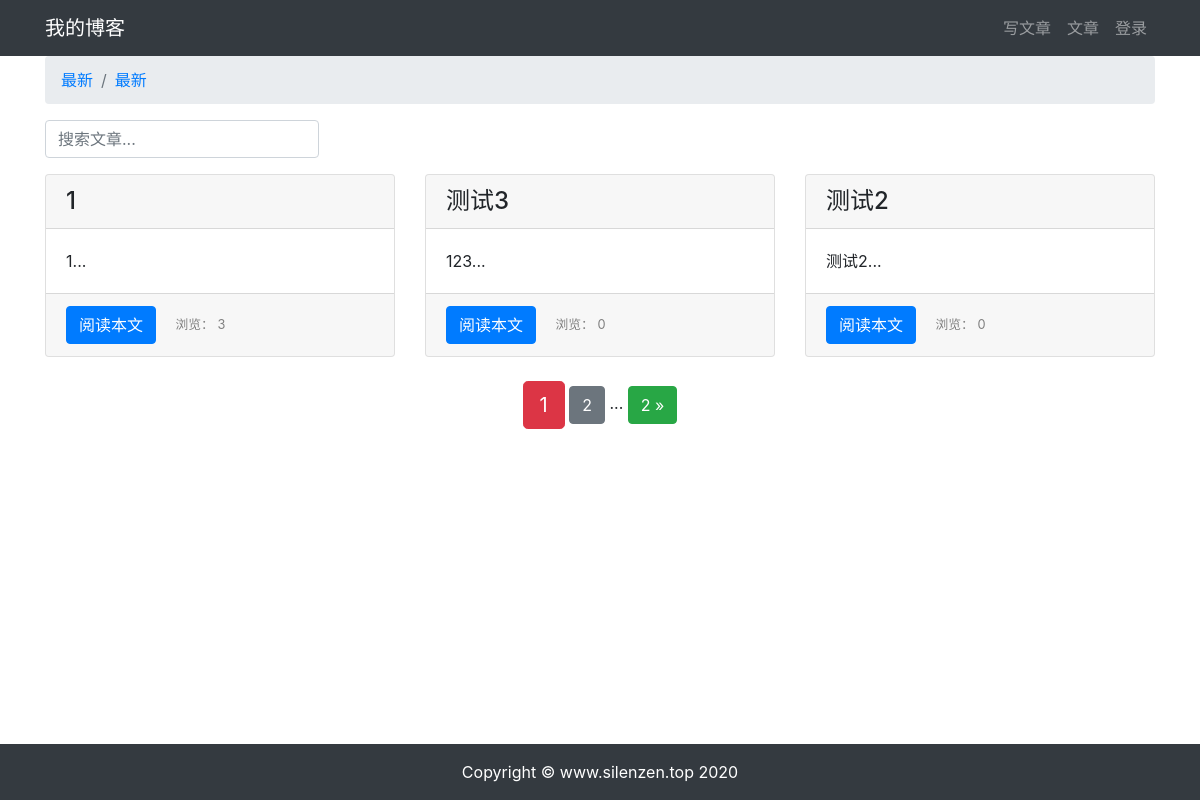
Page /article/article-list/ on the committed database.
### article/models.py (models this page shows, shortened)
class ArticlePost(models.Model):
    author = models.ForeignKey(User, on_delete=models.CASCADE)
    title = models.CharField(max_length=100)
    body = models.TextField()
    created = models.DateTimeField(default=timezone.now)
    updated = models.DateTimeField(auto_now=True)
    total_views = models.PositiveIntegerField(default=0)
    class Meta:
        ordering = ('-created',)

### article/views.py (the view)
# urls.py: path('article-list/', views.article_list, name='article_list'),
def article_list(request):
    search = request.GET.get('search')
    order = request.GET.get('order')
    if search:
        if order == 'total_views':
            article_list =  ArticlePost.objects.filter(
                Q(title__icontains=search) |
                Q(body__icontains=search)
            ).order_by('-total_views')
            order = 'total_views'
        else:
            article_list =  ArticlePost.objects.filter(
                Q(title__icontains=search) |
                Q(body__icontains=search)
            )
    else:
        search = ''
        if order == 'total_views':
            article_list =  ArticlePost.objects.all().order_by('-total_views')
        else:
            article_list = ArticlePost.objects.all()
    paginator = Paginator(article_list, 3)
    page = request.GET.get('page')
    articles = paginator.get_page(page)
    context = {'articles': articles, 'order': order }
    return render(request, 'article/list.html', context)

### templates/article/list.html (shortened to what this page needs)
{% extends "base.html" %}
{% load static %}
{% block content %}
<div class="container">
    <nav class="breadcrumb">
        <li class="breadcrumb-item">
            <a href="{% url 'article:article_list' %}?search={{ search }}">
                最新
            </a>
        </li>
        <li class="breadcrumb-item">
            <a href="{% url 'article:article_list' %}?order=total_views&search={{ search }}">
                最新
            </a>
        </li>
    </nav>
    <div class="row">
        <div class="col-auto mr-auto">
            <form class="form-inline">
                <input type="text" class="form-control mb-2 mr-sm-2" name="search" placeholder="搜索文章..." required>
            </form>
        </div>
    </div>
    <div class='row mt-2'>
        {% for article in articles %}
        <div class="col-4 mb-4">
            <div class="card h-100">
                <h4 class="card-header">{{ article.title }}</h4>
                <div class="card-body">
                    <p class="card-text">{{ article.body|slice:'100' }}...</p>
                </div>
                <div class="card-footer">
                    <a href="{% url 'article:article_detail' article.id %}" class="btn btn-primary">阅读本文</a>
                    <span>
                        <small class="col alingn-self-end" style="color: gray;">
                            浏览： {{ article.total_views }}
                        </small>
                    </span>
                </div>
            </div>
        </div>
        {% endfor %}
    </div>
</div>
<div class="pagination row">
    <div class="m-auto">
        <span class="step-links">
            <span class="current btn btn-danger btn-lg">
                {{ articles.number }}
            </span>
            {% if articles.has_next %}
            <a href="?page={{ articles.next_page_number }}&order={{ order }}&search={{ search }}" class="btn btn-secondary">
                {{ articles.next_page_number }}
            </a>
            <span>...</span>
            <a href="?page={{ articles.paginator.num_pages }}&order={{ order }}&search={{ search }}" class="btn btn-success">
                {{ articles.paginator.num_pages }} &raquo;
            </a>
            {% endif %}
        </span>
    </div>
</div>
{% endblock content %}

### templates/base.html (shortened to what this page needs)
{% load static %}
<!DOCTYPE html>
<html lang="zh-cz">
    <head>
        <link rel="stylesheet" href="{% static 'bootstrap/css/bootstrap.min.css' %}">
        <link rel="stylesheet" href="{% static 'md_css/monokai.css' %}">
    </head>
    <body>
        {% include 'header.html' %}
        {% block content %}{% endblock content %}
        {% include 'footer.html' %}
    </body>
</html>

### templates/header.html
<nav class="navbar navbar-expand-lg navbar-dark bg-dark">
    <div class="container">
        <a class="navbar-brand" href="#">我的博客</a>
        <div>
            <ul class="navbar-nav">
                <li class="nav-item">
                    <a class="nav-link" href="{% url 'article:article_create' %}">写文章</a>
                </li>
                <li class="nav-item">
                    <a class="nav-link" href="{% url 'article:article_list' %}">文章</a>
                </li>
                {% if user.is_authenticated %}
                    <li class="nav-item dropdown">
                        <a class="nav-link dropdown-toggle" href="#" id="navbarDropdown" role="button" data-toggle="dropdown" aria-haspopup="true" aria-expanded="false">
                            {{ user.username }}
                        </a>
                        <div class="dropdown-menu" aria-labelledby="navbarDropdown">
                            <a class="dropdown-item" href="{% url 'userprofile:edit' user.id %}">个人信息</a>
                            <a class="dropdown-item" href="#" onclick="user_delete()">删除用户</>
                            <a class="dropdown-item" href="{% url 'userprofile:logout' %}">退出登录</a>
                        </div>
                    </li>
                    <form
                        style="display: none;"
                        id="user_delete"
                        action="{% url 'userprofile:delete' user.id %}"
                        method="POST"
                    >
                    {% csrf_token %}
                        <button type="submit">发送</button>
                    </form>
                    <script>
                        function user_delete() {
                            layer.open({
                                title:"确定删除",
                                content:"确认删除用户资料吗？",
                                yes: function(index, layero) {
                                    $('form#user_delete button').click();
                                    layer.close(index);
                                },
                            })
                        }
                    </script>
                {% else %}
                    <li class="nav-item">
                        <a class="nav-link" href="{% url 'userprofile:login' %}">登录</a>
                    </li>
                {% endif %}
            </ul>
        </div>
    </div>
</nav>

### templates/footer.html
{% load static %}
<div>
    <br><br><br>
</div>
<footer class="py-3 bg-dark fixed-bottom">
    <div class="container">
        <p class="m-0 text-center text-white">Copyright &copy; www.silenzen.top 2020</p>
    </div>
</footer>

### rows in the picture
ArticlePost: title "1", body "1", total_views "3"
ArticlePost: title "测试3", body "123", total_views "0"
ArticlePost: title "测试2", body "测试2", total_views "0"

### other values in the picture
{{ articles.number }} "1"
{{ articles.next_page_number }} "2"
{{ articles.paginator.num_pages }} "2"
